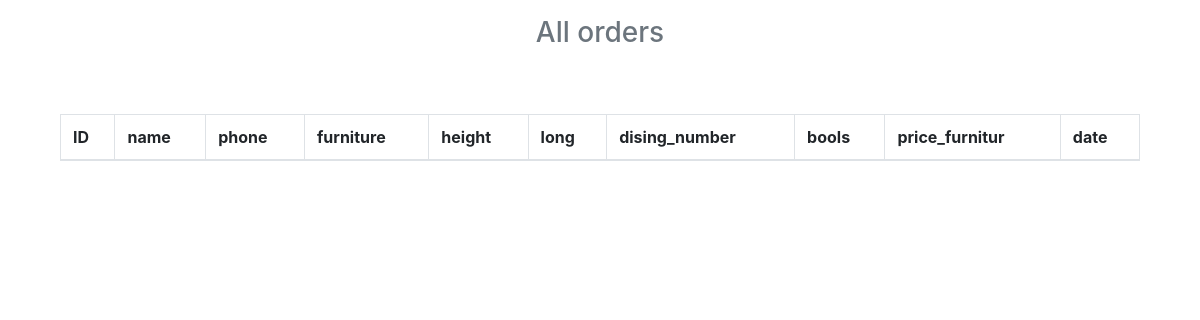
Before: /check_db with the older database file.
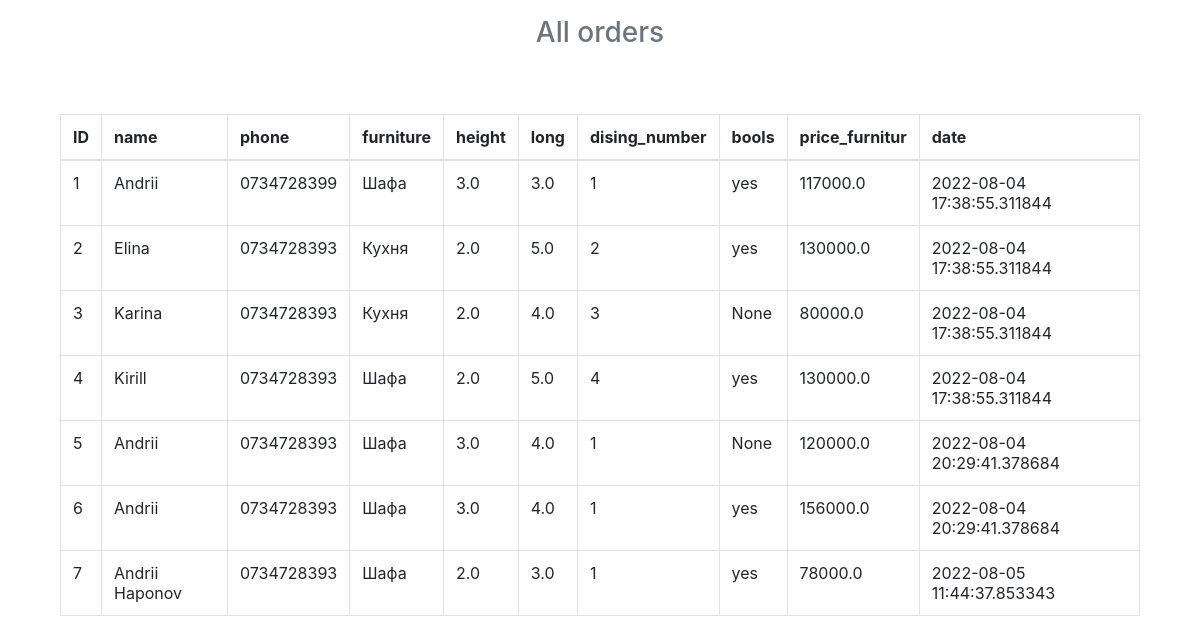
After: the same page with the newer database file.
### tables this page shows
CREATE TABLE orders (
        ID INTEGER PRIMARY KEY AUTOINCREMENT, 
        name TEXT,
        phone TEXT ,
        furniture NUMERIC, 
        height FLOAT, 
        long FLOAT, 
        dising_number NUMERIC,
        bools TEXT,
        price_furnitur FLOAT,
        date datetime
);

### app.py (the view)
@app.route("/check_db")
def check_db():
    con=sql.connect("cupbkitch.db")
    con.row_factory=sql.Row
    cur=con.cursor()
    cur.execute("select * from orders")
    data=cur.fetchall()
    return render_template("check_db.html",datas=data)

### templates/check_db.html (shortened to what this page needs)
<html>
<head>
    <link rel="stylesheet" href="/static/index.css">
    <link rel="stylesheet" href="https://maxcdn.bootstrapcdn.com/bootstrap/4.0.0/css/bootstrap.min.css"
>
</head>
<body>
    <div class='container pt-3'>
        <h3 class='text-center text-muted mb-3'>All orders</h3>
        <main class="container py-5 text-center">
            <table class="table table-bordered">
                <thead>
                    <tr>
                        <th>ID</th>
                        <th>name</th>
                        <th>phone</th>
                        <th>furniture</th>
                        <th>height</th>
                        <th>long</th>
                        <th>dising_number</th>
                        <th>bools</th>
                        <th>price_furnitur</th>
                        <th>date</th>
                    </tr>
                </thead>
                <tbody>
                    {% for order in datas %}
                    <tr>
                        <td> {{ order ["ID"] }} </td>
                        <td> {{ order ["name"] }} </td>
                        <td> {{ order ["phone"] }} </td>
                        <td> {{ order ["furniture"] }} </td>
                        <td> {{ order ["height"] }} </td>
                        <td> {{ order ["long"] }} </td>
                        <td> {{ order ["dising_number"] }} </td>
                        <td> {{ order ["bools"] }} </td>
                        <td> {{ order ["price_furnitur"] }} </td>
                        <td> {{ order ["date"] }} </td>
                    </tr>
                    {% endfor%}
                </tbody>
            </table>
        </main>
    </div>
</body>
</html>

### static/index.css (style rules this page uses)
body { background-color: #221f32; margin-bottom: 50px; }

Changed rows visible on the page:
added orders: ID "1", name "Andrii", phone "0734728399", furniture "Шафа", height "3.0", long "3.0", dising_number "1", bools "yes", price_furnitur "117000.0", date "2022-08-04 17:38:55.311844"
added orders: ID "2", name "Elina", phone "0734728393", furniture "Кухня", height "2.0", long "5.0", dising_number "2", bools "yes", price_furnitur "130000.0", date "2022-08-04 17:38:55.311844"
added orders: ID "3", name "Karina", phone "0734728393", furniture "Кухня", height "2.0", long "4.0", dising_number "3", order "None", price_furnitur "80000.0", date "2022-08-04 17:38:55.311844"
added orders: ID "4", name "Kirill", phone "0734728393", furniture "Шафа", height "2.0", long "5.0", dising_number "4", bools "yes", price_furnitur "130000.0", date "2022-08-04 17:38:55.311844"
added orders: ID "5", name "Andrii", phone "0734728393", furniture "Шафа", height "3.0", long "4.0", dising_number "1", order "None", price_furnitur "120000.0", date "2022-08-04 20:29:41.378684"
added orders: ID "6", name "Andrii", phone "0734728393", furniture "Шафа", height "3.0", long "4.0", dising_number "1", bools "yes", price_furnitur "156000.0", date "2022-08-04 20:29:41.378684"
added orders: ID "7", name "Andrii Haponov", phone "0734728393", furniture "Шафа", height "2.0", long "3.0", dising_number "1", bools "yes", price_furnitur "78000.0", date "2022-08-05 11:44:37.853343"
